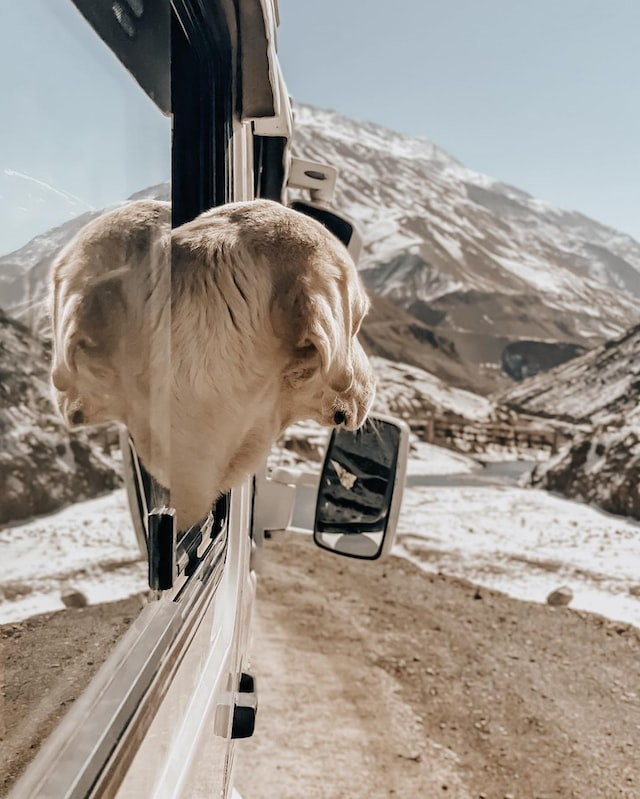
#> input picture 01ProcesamientoDeImagenes/Tarea2/img/dog.jpg, 640 x 799 px
$ python medianblur.py
#> lines starting #> are read from the running program, lines starting #| are printed output that depends on the picture
import cv2 as cv

img = cv.imread('../img/dog.jpg')
#> img is the input picture: shape (799, 640, 3); mean B, G, R 139.7, 148.2, 156.6

ksize = 9

while True:
    dst = cv.medianBlur(img, ksize)
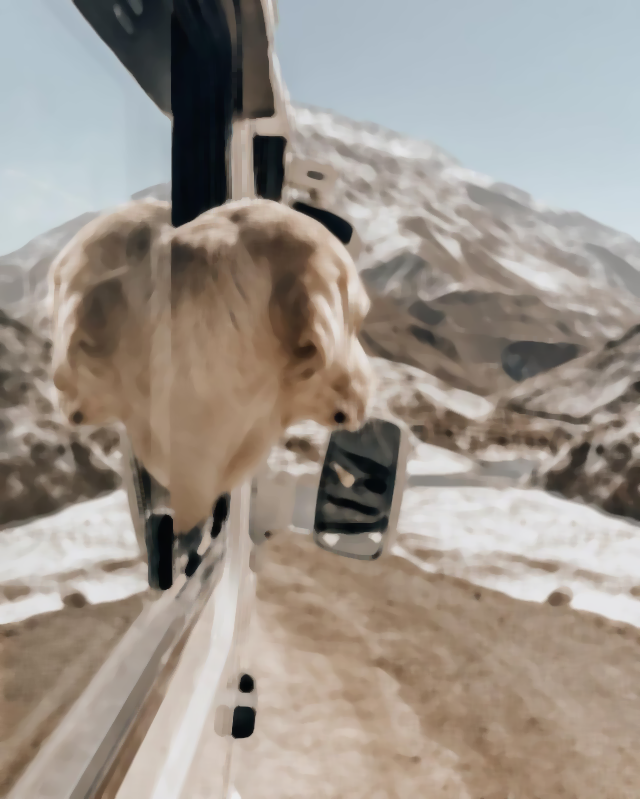
#> dst: shape (799, 640, 3); mean B, G, R 139.9, 148.4, 156.9
    cv.imshow('Median filter', dst)

    print('Kernel size: ' + str(ksize))
    k = cv.waitKey(0)
#> (key Esc is pressed here)
    match k:
        case 49:
            ksize = ksize - 2
        case 50:
            ksize = ksize + 2
        case 120:
            break
